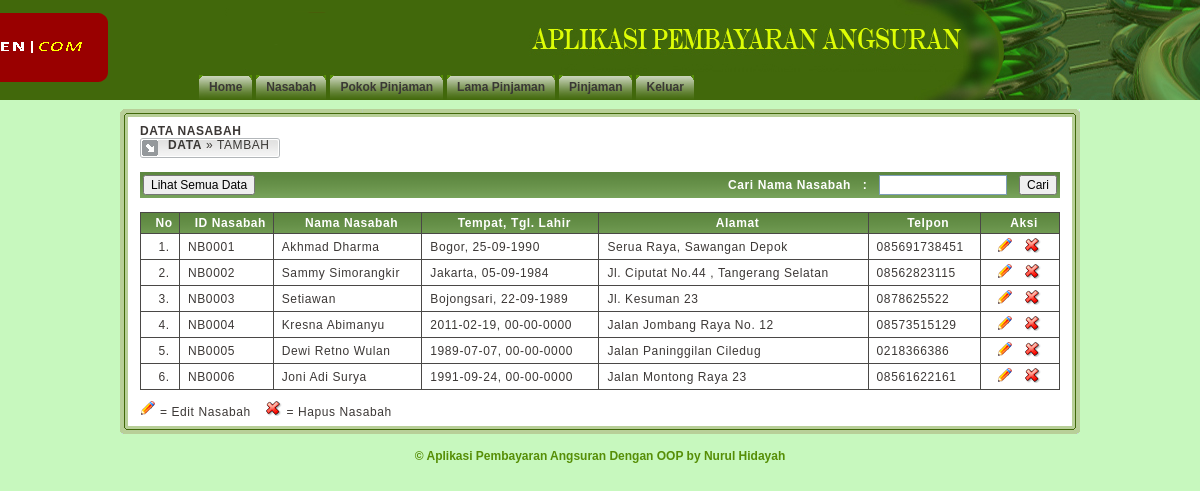
/admin.php?page=nasabah_mgr (signed in), run on the app's committed database.
### tables this page shows
CREATE TABLE IF NOT EXISTS `nasabah` (
  `id` varchar(6) NOT NULL,
  `nama` varchar(30) NOT NULL,
  `ktp` varchar(40) NOT NULL,
  `tmpt_lahir` varchar(100) NOT NULL,
  `tgl_lahir` date NOT NULL,
  `alamat` text NOT NULL,
  `telpon` varchar(15) NOT NULL,
  `email` varchar(200) NOT NULL,
  PRIMARY KEY (`id`)
);

### include/class.php (called while the page is built, shortened)
<?php
class Nasabah {
	function tampilNasabahSemua() {
		$query = mysql_query("SELECT * FROM nasabah ORDER BY id");
		while($row=mysql_fetch_array($query))
		  $data[]=$row;
	    return $data;
	}
}
				?><script language="javascript">

### include/lib.php (called while the page is built, shortened)
<?php
function tgl_eng_to_ind($tgl) {
	$tgl_ind=substr($tgl,8,2)."-".substr($tgl,5,2)."-".substr($tgl,0,4);
	return $tgl_ind;
}
?>

### nasabah_mgr.php (the view, shortened to what this page needs)
<?php
include_once 'include/class.php';
include_once 'include/lib.php';
$nsb = new Nasabah();
?>
<b>DATA NASABAH</b>
<div class="subnav">
	<table border="0" cellspacing="0" cellpadding="0">
		<tr>
			<td><img src="images/tabdata01.gif" /></td>
			<td class="tabsubnav">
				<b>DATA</b> &raquo; <a href="?page=nasabah_add">TAMBAH</a>
			</td>
			<td><img src="images/tabdata03.gif" /></td>
		</tr>
	</table>
</div><br />
<table class="tabholder"  border="0" cellspacing="0" cellpadding="3">
	<tr class="tabhead">
		<td width="40%">
			<form method="post" action="?page=nasabah_mgr" onsubmit="if(this.q.value)return true;else return false;">
				<input name="sb" type="submit" class="button" value="Lihat Semua Data">
			</form>
		</td>
		<td width="60%" align="right">
			<form method="post" action="?page=nasabah_mgr" onsubmit="if(this.q.value)return true;else return false;">
				<input type="hidden" name="do" value="find" /><b>Cari Nama Nasabah &nbsp; : &nbsp;</b>
				<input class="tfield"  type="text" name="q" title="Masukkan kata kunci pencarian." />&nbsp;&nbsp;
				<input name="submit" type="submit" class="button" value="Cari" />
			</form>
		</td>
	</tr>
</table>
<br>
<table class="tabholder" border="0" cellspacing="1" cellpadding="0">
	<tr class="tabhead">
		<td align="center" width="30" class="tabtxt">No</td>
        <td align="center" class="tabtxt">ID Nasabah</td>
		<td align="center" class="tabtxt">Nama Nasabah</td>
		<td align="center" class="tabtxt">Tempat, Tgl. Lahir</td>
        <td align="center" class="tabtxt">Alamat</td>
        <td align="center" class="tabtxt">Telpon</td>
		<td align="center" width="70" class="tabtxt">Aksi</td>
	</tr>
<?php
$arrayNasabah=$nsb->tampilNasabahSemua();
if (count($arrayNasabah)) {
  foreach($arrayNasabah as $data) {
?>
	<tr class="tabcont">
		<td class="tabtxt" align="center"><?php echo $c=$c+1;?>.</td>
        <td class="tabtxt"><?php echo $data['id'] ?></td>
		<td class="tabtxt"><?php echo $data['nama'];?></td>
		<td class="tabtxt"><?php echo $data['tmpt_lahir']; ?>, <?php echo tgl_eng_to_ind($data['tgl_lahir']);  ?></td>
        <td class="tabtxt"><?php echo $data['alamat'];?></td>
		<td class="tabtxt"><?php echo $data['telpon'];?></td>
		<td align="left">
			<div class="tabtxt imghref">
				<span class="dashnav">&nbsp;</span>
				<a href="?page=nasabah_edit&aksi=edit&id_nsb=<?php echo $data['id'];?>">
					<img src="images/ico_edit.gif" class="ico" border="0" title="Edit" />
				</a>
				<span class="dashnav">&nbsp;</span>
				<a href="?page=nasabah_edit&aksi=hapus&id_nsb=<?php echo $data['id'];?>">
					<img src="images/ico_del.gif" class="ico" border="0" title="Hapus" onClick="return confirm('Apakah Anda Yakin?');"/>
				</a>
			</div>
		</td>
	</tr>
<?php
  }
}
else {
  echo 'Nama Nasabah Tidak Ada!';
}
?>
</table>
<img src="images/ico_edit.gif" border="0" title="Edit" /> = Edit Nasabah &nbsp;&nbsp;
<img src="images/ico_del.gif" border="0" title="Delete" /> = Hapus Nasabah

### admin.php (shortened to what this page needs)
<?php
include_once 'include/class.php';
?>
<!DOCTYPE html PUBLIC "-//W3C//DTD XHTML 1.0 Transitional//EN" "http://www.w3.org/TR/xhtml1/DTD/xhtml1-transitional.dtd">
<html xmlns="http://www.w3.org/1999/xhtml">
<html>
<head>
<link href="css/style.css" rel="stylesheet" type="text/css">
</head>
<body>
	<div id="pagehandler">
		<div class="navpost">
			<div id="navigate">
				<?php include "menu.php"; ?>
			</div>
		</div>
		<div class="rbox01">&nbsp;</div>
		<div class="rbox02">
		<?php include "isi.php";?>
		</div>
		<div class="rbox03">&nbsp;</div>
		<div id="footer">
			<b>&copy; Aplikasi Pembayaran Angsuran Dengan OOP by Nurul Hidayah</b><br />
		</div>
	</div>
</body>
</html>

### menu.php (shortened to what this page needs)
<ul>
	<li><a href="?page=home">Home</a></li>
	<li><a href="?page=nasabah_mgr">Nasabah</a></li>
          <li><a href="?page=pokok_mgr">Pokok Pinjaman</a></li>
          <li><a href="?page=lama_mgr">Lama Pinjaman</a></li>
	<li><a href="?page=pinjaman_mgr">Pinjaman</a></li>
          <li><a href="?page=logout">Keluar</a></li>
</ul>

### isi.php (shortened to what this page needs)
<?php
include_once 'include/class.php';
$page=htmlentities($_GET['page']);
$halaman="$page.php";
if(!file_exists($halaman) || empty($page)){
	include "home.php";
}else{
	include "$halaman";
}
?>

### css/style.css (style rules this page uses)
html, body { margin: 0; padding: 0; background: #C7F8BE url(../images/header_1.png) top repeat-x; font: 12px Tahoma, Arial, "Trebuchet MS"; color: #3C3836; }
a { text-decoration: underline; color: #FF7E00; }
.tabsubnav { background-image: url(../images/tabdata02bg.gif); background-repeat: repeat-x; color: #3A3835; vertical-align: top; }
.tabsubnav a { text-decoration: none; color: #3A3835; }
#pagehandler { margin: 0 auto; width: 960px; }
.navpost { height: 26px; padding: 63px 0 20px 0; }
#navigate { height: 26px; margin: 0; padding: 0 0 0 60px; }
#navigate ul { margin: 0; padding: 5px 0 0 15px; list-style: none; }
#navigate li { float: left; background: url(../images/nav_left.gif) no-repeat left top; margin: 7px 0 0 4px; padding: 0 0 0 5px; }
#navigate a { display: block; background: url(../images/nav_right_2.gif) no-repeat right top; padding: 5px 10px 8px 5px; color: #3A3835; font-weight: bold; text-decoration: none; }
.rbox01 { background: url(../images/top_box.gif) top no-repeat; height: 15px; }
.rbox02 { background: url(../images/side_box.gif) repeat-y; padding: 0 20px 0 20px; line-height: 16px; letter-spacing: 0.05em; font: 12px Tahoma, Arial, "Trebuchet MS"; }
.rbox02 form { margin: 0; padding: 0; }
.tabholder { width: 100%; background: #4A4846; }
.tabhead { background: url(../images/tab_head.gif) repeat-x; font-weight: bold; color: #FEFEFE; }
.tabcont { background: #FFF; }
.tabtxt { padding: 3px 0 3px 8px; }
.tabtxt a { text-decoration: none; }
.rbox03 { background: url(../images/bottom_box.gif) bottom no-repeat; height: 15px; }
.tfield { background: #FFF; width: 120px; font-family: Tahoma, Arial, "Trebuchet MS"; font-size: 12px; font-weight: normal; padding: 2px 3px 2px 3px; border: 1px solid #7F9DB9; }
.button { font-size: 12px; }
#footer { height: 45px; text-align: center; padding: 15px 0 0; font-size: 12px; color: #568E06; }
html>body #navigate { margin: 0 0 30px 0; }

### data on the page
nasabah: id "NB0001", nama "Akhmad Dharma", tmpt_lahir "Bogor", tgl_lahir "25-09-1990", alamat "Serua Raya, Sawangan Depok", telpon "085691738451"
nasabah: c "2", id "NB0002", nama "Sammy Simorangkir", tmpt_lahir "Jakarta", tgl_lahir "05-09-1984", alamat "Jl. Ciputat No.44 , Tangerang Selatan", telpon "08562823115"
nasabah: c "3", id "NB0003", nama "Setiawan", tmpt_lahir "Bojongsari", tgl_lahir "22-09-1989", alamat "Jl. Kesuman 23", telpon "0878625522"
nasabah: c "4", id "NB0004", nama "Kresna Abimanyu", tmpt_lahir "2011-02-19", tgl_lahir "00-00-0000", alamat "Jalan Jombang Raya No. 12", telpon "08573515129"
nasabah: c "5", id "NB0005", nama "Dewi Retno Wulan", tmpt_lahir "1989-07-07", tgl_lahir "00-00-0000", alamat "Jalan Paninggilan Ciledug", telpon "0218366386"
nasabah: c "6", id "NB0006", nama "Joni Adi Surya", tmpt_lahir "1991-09-24", tgl_lahir "00-00-0000", alamat "Jalan Montong Raya 23", telpon "08561622161"
